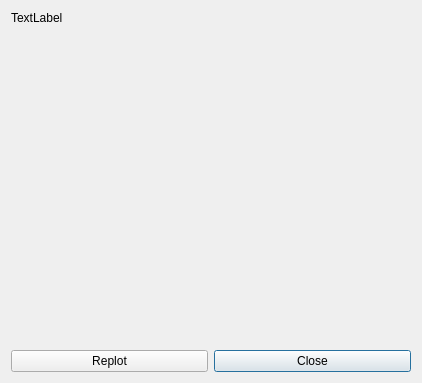
<?xml version="1.0" encoding="UTF-8"?>
<ui version="4.0">
 <class>SecondWindow</class>
 <widget class="QDialog" name="SecondWindow">
  <property name="geometry">
   <rect>
    <x>0</x>
    <y>0</y>
    <width>422</width>
    <height>383</height>
   </rect>
  </property>
  <property name="windowTitle">
   <string>Dialog</string>
  </property>
  <layout class="QGridLayout" name="gridLayout">
   <item row="1" column="0" colspan="2">
    <widget class="QCustomPlot" name="widget" native="true"/>
   </item>
   <item row="2" column="1">
    <widget class="QPushButton" name="button_close">
     <property name="text">
      <string>Close</string>
     </property>
    </widget>
   </item>
   <item row="2" column="0">
    <widget class="QPushButton" name="button_replot">
     <property name="text">
      <string>Replot</string>
     </property>
    </widget>
   </item>
   <item row="0" column="0" colspan="2">
    <widget class="QLabel" name="var_line">
     <property name="sizePolicy">
      <sizepolicy hsizetype="Fixed" vsizetype="Fixed">
       <horstretch>0</horstretch>
       <verstretch>0</verstretch>
      </sizepolicy>
     </property>
     <property name="text">
      <string>TextLabel</string>
     </property>
    </widget>
   </item>
  </layout>
 </widget>
 <customwidgets>
  <customwidget>
   <class>QCustomPlot</class>
   <extends>QWidget</extends>
   <header>qcustomplot.h</header>
   <container>1</container>
  </customwidget>
 </customwidgets>
 <resources/>
 <connections/>
</ui>
